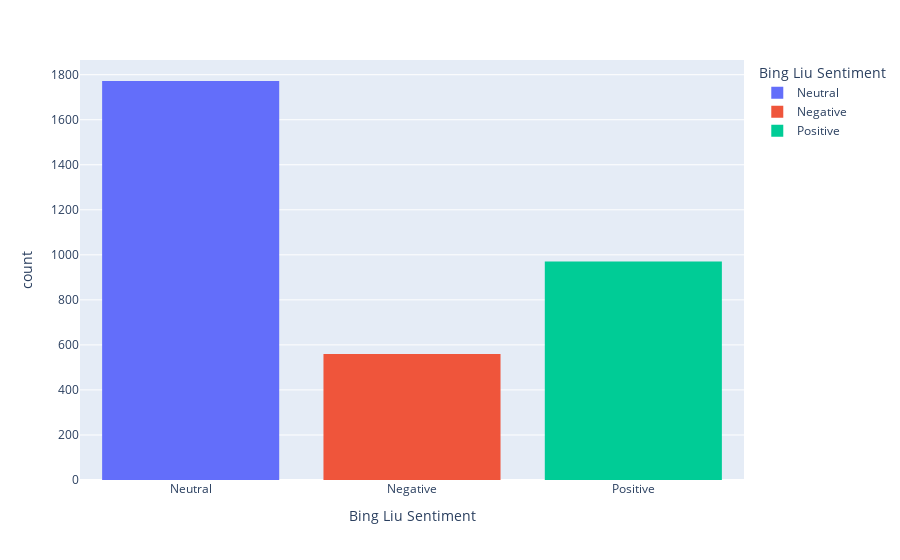

The code cell stored with this chart in its notebook:
### Code cell
# Visualizing sentiment distribution using histogram
fig_bing_liu = px.histogram(textblob_data, x='Bing Liu Sentiment', color='Bing Liu Sentiment', template='plotly')
fig_bing_liu.show()

### Figure 1 — Plotly figure (JSON) as saved in the notebook; plotly's stock layout.template omitted (floating-point values rounded to 4 significant figures; data arrays with more than 128 entries replaced by an {"elided": "..."} marker saying what was removed)
{"data": [{"alignmentgroup": "True", "bingroup": "x", "hovertemplate": "Bing Liu Sentiment=%{x}<br>count=%{y}<extra></extra>", "legendgroup": "Neutral", "marker": {"color": "#636efa", "pattern": {"shape": ""}}, "name": "Neutral", "offsetgroup": "Neutral", "orientation": "v", "showlegend": true, "type": "histogram", "x": {"elided": "1772 str values"}, "xaxis": "x", "yaxis": "y"}, {"alignmentgroup": "True", "bingroup": "x", "hovertemplate": "Bing Liu Sentiment=%{x}<br>count=%{y}<extra></extra>", "legendgroup": "Negative", "marker": {"color": "#EF553B", "pattern": {"shape": ""}}, "name": "Negative", "offsetgroup": "Negative", "orientation": "v", "showlegend": true, "type": "histogram", "x": {"elided": "560 str values"}, "xaxis": "x", "yaxis": "y"}, {"alignmentgroup": "True", "bingroup": "x", "hovertemplate": "Bing Liu Sentiment=%{x}<br>count=%{y}<extra></extra>", "legendgroup": "Positive", "marker": {"color": "#00cc96", "pattern": {"shape": ""}}, "name": "Positive", "offsetgroup": "Positive", "orientation": "v", "showlegend": true, "type": "histogram", "x": {"elided": "970 str values"}, "xaxis": "x", "yaxis": "y"}], "layout": {"barmode": "relative", "legend": {"title": {"text": "Bing Liu Sentiment"}, "tracegroupgap": 0}, "margin": {"t": 60}, "xaxis": {"anchor": "y", "categoryarray": ["Neutral", "Negative", "Positive"], "categoryorder": "array", "domain": [0, 1], "title": {"text": "Bing Liu Sentiment"}}, "yaxis": {"anchor": "x", "domain": [0, 1], "title": {"text": "count"}}}}
